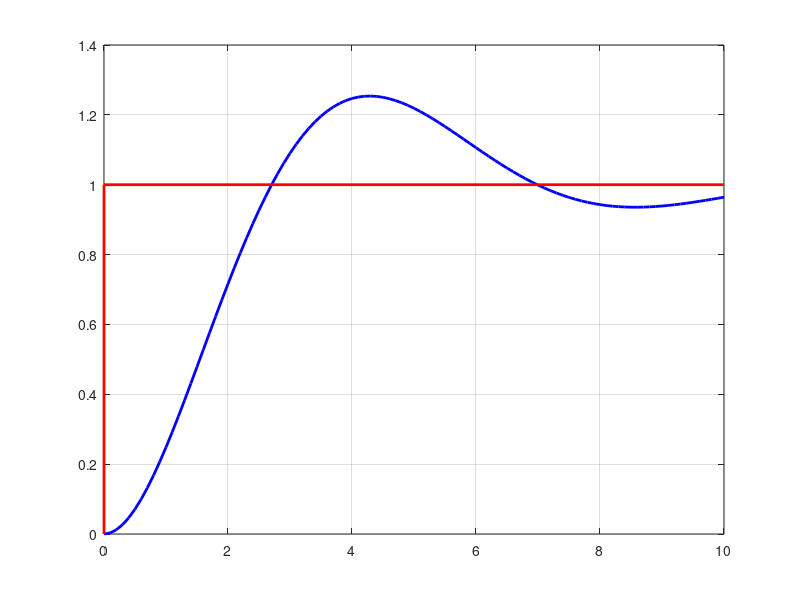

Source code (MATLAB): (Note: this script raises an error after producing the figure.)
G1=tf(2^2,[1 2*2*0.3 2^2]);
G2=tf(4^2,[1 2*4*0.25 4^2]);
G3=tf(0.8^2,[1 2*0.8*0.4 0.8^2]);
G4=tf(1^2,[1 2*1*1.3 1^2]);

b=figure(1);clf reset
[y1,t]=step(G1,10);
[y2]=step(G2,t);
[y3]=step(G3,t);
[y4]=step(G4,t);
b=plot(t,y3,'b',[0,0,10],[0,1,1],'r');
set(b,'linewidth',2)
grid
bodechange
xlim([-2 10])

